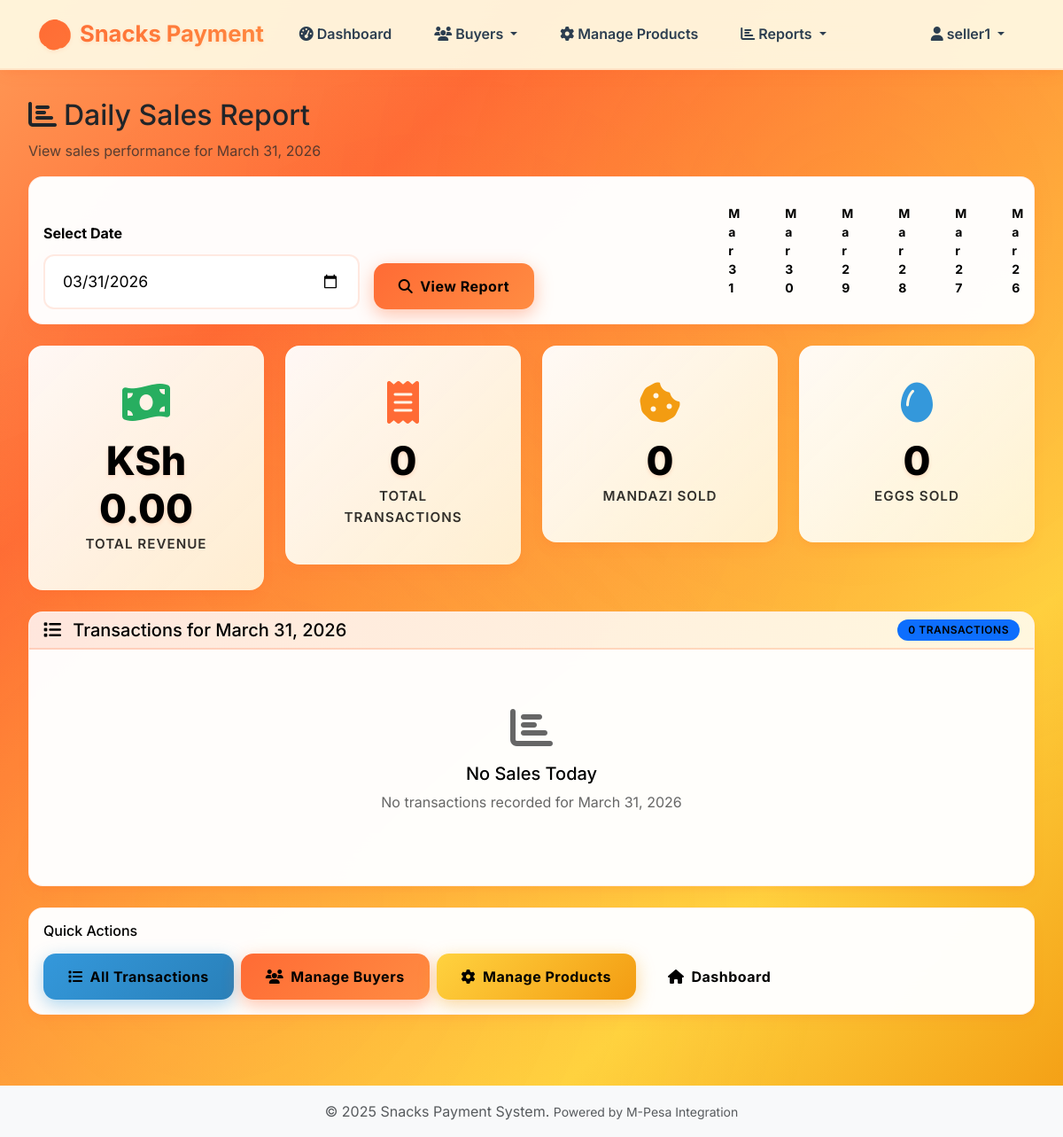
The app's page /reports/daily-sales/ (signed in), older data.
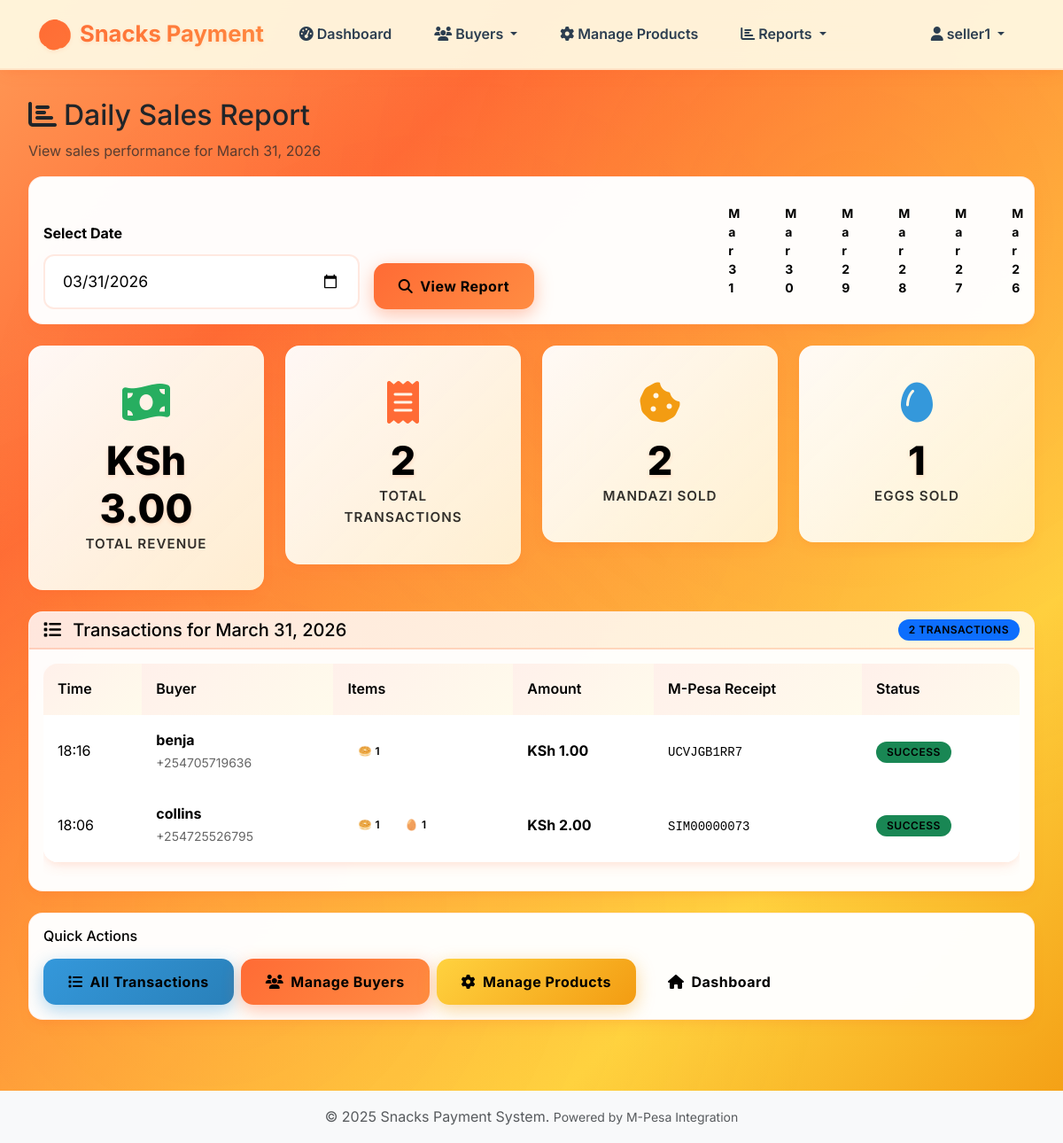
The same page, newer data.
### apps/accounts/models.py (models this page shows, shortened)
class User(AbstractUser):
    ROLE_CHOICES = [
        ('SELLER', 'Seller'),
        ('BUYER', 'Buyer'),
    ]
    phone_number = models.CharField(max_length=15, unique=True)
    role = models.CharField(max_length=10, choices=ROLE_CHOICES, default='BUYER')
    created_by = models.ForeignKey(
        'self',
        on_delete=models.CASCADE,
        null=True,
        blank=True,
        related_name='created_buyers'
    )
    objects = UserManager()
    def is_seller(self):
        return self.role == 'SELLER'
    def is_buyer(self):
        return self.role == 'BUYER'

### apps/payments/models.py (models this page shows, shortened)
class Transaction(models.Model):
    STATUS_CHOICES = [
        ('PENDING', 'Pending'),
        ('SUCCESS', 'Success'),
        ('FAILED', 'Failed'),
    ]
    consumption = models.OneToOneField(Consumption, on_delete=models.CASCADE, related_name='transaction')
    buyer = models.ForeignKey(User, on_delete=models.CASCADE, related_name='transactions')
    phone_number = models.CharField(max_length=15)
    amount = models.DecimalField(max_digits=10, decimal_places=2)
    mpesa_receipt_number = models.CharField(max_length=50, blank=True, null=True)
    mpesa_transaction_id = models.CharField(max_length=50, blank=True, null=True)
    checkout_request_id = models.CharField(max_length=50, blank=True, null=True)
    status = models.CharField(max_length=10, choices=STATUS_CHOICES, default='PENDING')
    created_at = models.DateTimeField(auto_now_add=True)
    updated_at = models.DateTimeField(auto_now=True)
    class Meta:
        ordering = ['-created_at']

class Consumption(models.Model):
    PAYMENT_STATUS_CHOICES = [
        ('PENDING', 'Pending'),
        ('PAID', 'Paid'),
        ('FAILED', 'Failed'),
    ]
    buyer = models.ForeignKey(User, on_delete=models.CASCADE, related_name='consumptions')
    mandazi_quantity = models.PositiveIntegerField(default=0)
    eggs_quantity = models.PositiveIntegerField(default=0)
    mandazi_price = models.DecimalField(max_digits=10, decimal_places=2)
    eggs_price = models.DecimalField(max_digits=10, decimal_places=2)
    total_amount = models.DecimalField(max_digits=10, decimal_places=2)
    payment_status = models.CharField(max_length=10, choices=PAYMENT_STATUS_CHOICES, default='PENDING')
    created_at = models.DateTimeField(auto_now_add=True)
    class Meta:
        ordering = ['-created_at']

### apps/reports/views.py (the view)
# urls.py: path('daily-sales/', views.daily_sales_report, name='daily_sales'),
@login_required
@seller_required
def daily_sales_report(request):
    date_str = request.GET.get('date')
    if date_str:
        try:
            report_date = datetime.strptime(date_str, '%Y-%m-%d').date()
        except ValueError:
            report_date = timezone.now().date()
    else:
        report_date = timezone.now().date()
    sales_summary = get_daily_sales_summary(report_date)
    recent_dates = []
    for i in range(7):
        date = timezone.now().date() - timedelta(days=i)
        recent_dates.append(date)
    context = {
        'sales_summary': sales_summary,
        'report_date': report_date,
        'recent_dates': recent_dates
    }
    return render(request, 'reports/daily_sales.html', context)

### templates/reports/daily_sales.html (shortened to what this page needs)
{% extends 'base.html' %}
{% block content %}
<div class="row">
    <div class="col-12">
        <h2><i class="fas fa-chart-bar me-2"></i>Daily Sales Report</h2>
        <p class="text-muted">View sales performance for {{ sales_summary.date|date:"F d, Y" }}</p>
    </div>
</div>
<div class="row mb-4">
    <div class="col-12">
        <div class="card">
            <div class="card-body">
                <form method="get" class="row g-3 align-items-end">
                    <div class="col-md-4">
                        <label for="date" class="form-label">Select Date</label>
                        <input type="date" class="form-control" id="date" name="date"
                               value="{{ report_date|date:'Y-m-d' }}">
                    </div>
                    <div class="col-md-4">
                        <button type="submit" class="btn btn-primary">
                            <i class="fas fa-search me-2"></i>View Report
                        </button>
                    </div>
                    <div class="col-md-4">
                        <div class="d-flex gap-2">
                            {% for date in recent_dates %}
                                <a href="?date={{ date|date:'Y-m-d' }}"
                                   class="btn btn-outline-secondary btn-sm">
                                    {{ date|date:"M d" }}
                                </a>
                            {% endfor %}
                        </div>
                    </div>
                </form>
            </div>
        </div>
    </div>
</div>
<div class="row g-4 mb-4">
    <div class="col-lg-3 col-md-6">
        <div class="card stats-card border-0">
            <div class="card-body text-center">
                <i class="fas fa-money-bill-wave fa-3x text-success mb-3"></i>
                <h3>KSh {{ sales_summary.total_amount|floatformat:2 }}</h3>
                <p class="card-title mb-0">Total Revenue</p>
            </div>
        </div>
    </div>
    <div class="col-lg-3 col-md-6">
        <div class="card stats-card border-0">
            <div class="card-body text-center">
                <i class="fas fa-receipt fa-3x text-primary mb-3"></i>
                <h3>{{ sales_summary.total_transactions }}</h3>
                <p class="card-title mb-0">Total Transactions</p>
            </div>
        </div>
    </div>
    <div class="col-lg-3 col-md-6">
        <div class="card stats-card border-0">
            <div class="card-body text-center">
                <i class="fas fa-cookie-bite fa-3x text-warning mb-3"></i>
                <h3>{{ sales_summary.total_mandazi_sold }}</h3>
                <p class="card-title mb-0">Mandazi Sold</p>
            </div>
        </div>
    </div>
    <div class="col-lg-3 col-md-6">
        <div class="card stats-card border-0">
            <div class="card-body text-center">
                <i class="fas fa-egg fa-3x text-info mb-3"></i>
                <h3>{{ sales_summary.total_eggs_sold }}</h3>
                <p class="card-title mb-0">Eggs Sold</p>
            </div>
        </div>
    </div>
</div>
<div class="row">
    <div class="col-12">
        <div class="card">
            <div class="card-header d-flex justify-content-between align-items-center">
                <h5 class="mb-0">
                    <i class="fas fa-list me-2"></i>
                    Transactions for {{ sales_summary.date|date:"F d, Y" }}
                </h5>
                <span class="badge bg-primary">{{ sales_summary.transactions.count }} transactions</span>
            </div>
            <div class="card-body">
                {% if sales_summary.transactions %}
                    <div class="table-responsive">
                        <table class="table table-hover">
                            <thead>
                                <tr>
                                    <th>Time</th>
                                    <th>Buyer</th>
                                    <th>Items</th>
                                    <th>Amount</th>
                                    <th>M-Pesa Receipt</th>
                                    <th>Status</th>
                                </tr>
                            </thead>
                            <tbody>
                                {% for transaction in sales_summary.transactions %}
                                <tr>
                                    <td>{{ transaction.created_at|date:"H:i" }}</td>
                                    <td>
                                        <strong>{{ transaction.buyer.username }}</strong>
                                        <br><small class="text-muted">{{ transaction.phone_number }}</small>
                                    </td>
                                    <td>
                                        <div class="d-flex flex-wrap gap-1">
                                            {% if transaction.consumption.mandazi_quantity > 0 %}
                                                <span class="badge" style="background: var(--gradient-mandazi); color: white;">
                                                    🥯 {{ transaction.consumption.mandazi_quantity }}
                                                </span>
                                            {% endif %}
                                            {% if transaction.consumption.eggs_quantity > 0 %}
                                                <span class="badge" style="background: var(--gradient-eggs); color: var(--dark-color);">
                                                    🥚 {{ transaction.consumption.eggs_quantity }}
                                                </span>
                                            {% endif %}
                                        </div>
                                    </td>
                                    <td><strong>KSh {{ transaction.amount }}</strong></td>
                                    <td>
                                        {% if transaction.mpesa_receipt_number %}
                                            <code class="small">{{ transaction.mpesa_receipt_number }}</code>
                                        {% else %}
                                            <span class="text-muted">-</span>
                                        {% endif %}
                                    </td>
                                    <td>
                                        {% if transaction.status == 'SUCCESS' %}
                                            <span class="badge bg-success">Success</span>
                                        {% elif transaction.status == 'FAILED' %}
                                            <span class="badge bg-danger">Failed</span>
                                        {% else %}
                                            <span class="badge bg-warning">Pending</span>
                                        {% endif %}
                                    </td>
                                </tr>
                                {% endfor %}
                            </tbody>
                        </table>
                    </div>
                {% else %}
                    <div class="text-center py-5">
                        <i class="fas fa-chart-bar fa-3x text-muted mb-3"></i>
                        <h5>No Sales Today</h5>
                        <p class="text-muted">No transactions recorded for {{ sales_summary.date|date:"F d, Y" }}</p>
                    </div>
                {% endif %}
            </div>
        </div>
    </div>
</div>
<div class="row mt-4">
    <div class="col-12">
        <div class="card">
            <div class="card-body">
                <h6 class="mb-3">Quick Actions</h6>
                <div class="d-flex flex-wrap gap-2">
                    <a href="{% url 'reports:all_transactions' %}" class="btn btn-info">
                        <i class="fas fa-list me-2"></i>All Transactions
                    </a>
                    <a href="{% url 'accounts:manage_buyers' %}" class="btn btn-primary">
                        <i class="fas fa-users me-2"></i>Manage Buyers
                    </a>
                    <a href="{% url 'products:manage_products' %}" class="btn btn-warning">
                        <i class="fas fa-cog me-2"></i>Manage Products
                    </a>
                    <a href="{% url 'accounts:dashboard' %}" class="btn btn-outline-secondary">
                        <i class="fas fa-home me-2"></i>Dashboard
                    </a>
                </div>
            </div>
        </div>
    </div>
</div>
{% endblock %}

### templates/base.html (shortened to what this page needs)
<!DOCTYPE html>
<html lang="en">
<head>
    <link href="https://cdn.jsdelivr.net/npm/bootstrap@5.3.0/dist/css/bootstrap.min.css" rel="stylesheet">
    <link rel="stylesheet" href="https://cdnjs.cloudflare.com/ajax/libs/font-awesome/6.4.0/css/all.min.css">
    {% load static %}
    <link rel="stylesheet" href="{% static 'css/main.css' %}">
</head>
<body>
    {% include 'navbar.html' %}
    <main class="container-fluid">
        {% block content %}{% endblock %}
    </main>
    {% include 'footer.html' %}
</body>
</html>

### templates/navbar.html (shortened to what this page needs)
{% load static %}
<nav class="navbar navbar-expand-lg sticky-top">
    <div class="container">
        <a class="navbar-brand d-flex align-items-center" href="{% url 'accounts:dashboard' %}">
            <span class="fs-2 me-2 food-emoji">🍪</span>
            <span class="fw-bold">Snacks Payment</span>
        </a>
        {% if user.is_authenticated %}
            <div class="collapse navbar-collapse" id="navbarNav">
                <ul class="navbar-nav me-auto">
                    <li class="nav-item">
                        <a class="nav-link" href="{% url 'accounts:dashboard' %}">
                            <i class="fas fa-tachometer-alt me-1"></i>Dashboard
                        </a>
                    </li>
                    {% if user.is_seller %}
                        <li class="nav-item dropdown">
                            <a class="nav-link dropdown-toggle" href="#" id="buyersDropdown" role="button" data-bs-toggle="dropdown">
                                <i class="fas fa-users me-1"></i>Buyers
                            </a>
                        </li>
                        <li class="nav-item">
                            <a class="nav-link" href="{% url 'products:manage_products' %}">
                                <i class="fas fa-cog me-1"></i>Manage Products
                            </a>
                        </li>
                        <li class="nav-item dropdown">
                            <a class="nav-link dropdown-toggle" href="#" id="reportsDropdown" role="button" data-bs-toggle="dropdown">
                                <i class="fas fa-chart-bar me-1"></i>Reports
                            </a>
                        </li>
                    {% endif %}
                </ul>
                <ul class="navbar-nav">
                    <li class="nav-item dropdown">
                        <a class="nav-link dropdown-toggle" href="#" id="userDropdown" role="button" data-bs-toggle="dropdown">
                            <i class="fas fa-user me-1"></i>{{ user.username }}
                        </a>
                    </li>
                </ul>
            </div>
        {% endif %}
    </div>
</nav>

### templates/footer.html
<footer class="bg-light text-center text-muted py-3 mt-5">
    <div class="container">
        <p class="mb-0">
            &copy; 2025 Snacks Payment System.
            <small>Powered by M-Pesa Integration</small>
        </p>
    </div>
</footer>

Row changes from the older to the newer data that the page shows:
added Transaction: status "SUCCESS"
added Transaction: status "SUCCESS"
Text that changed along with them:
{{ sales_summary.total_amount|floatformat:2 }}: "0.00" → "3.00"
{{ sales_summary.total_transactions }}: "0" → "2"
{{ sales_summary.total_mandazi_sold }}: "0" → "2"
{{ sales_summary.total_eggs_sold }}: "0" → "1"
{{ sales_summary.transactions.count }}: "0" → "2"
{{ sales_summary.date|date:"F d, Y" }}: "March 31, 2026" → (not shown)
text no longer shown: "No Sales Today No transactions recorded for"
text now shown: "Time Buyer Items Amount M-Pesa Receipt Status"
